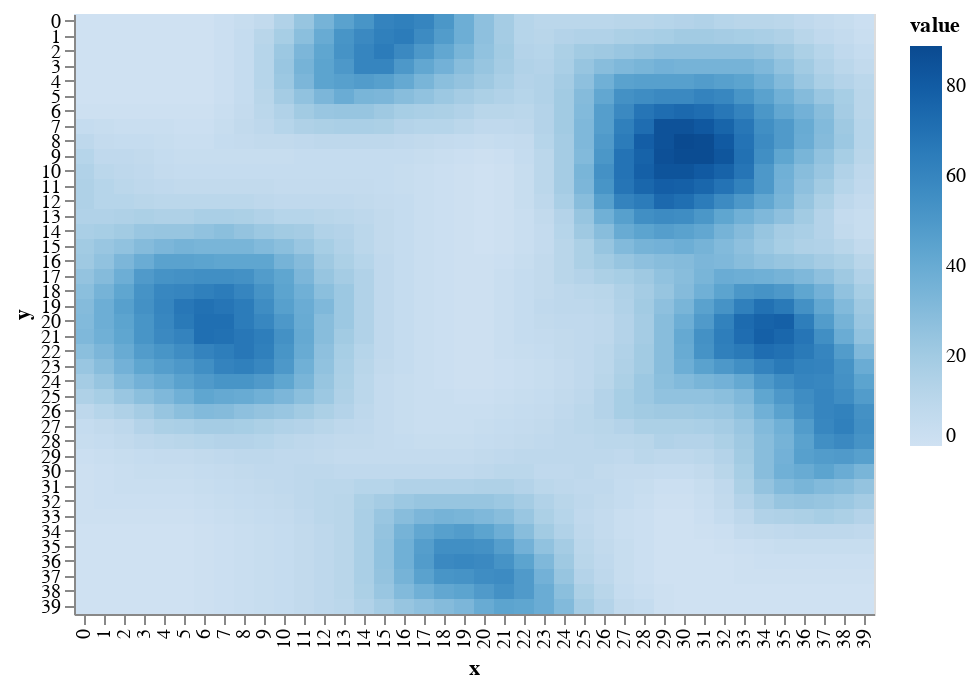

Here is the notebook cell this chart was saved with:
### Code cell
draw.drawRainFall(world.grid_rainfall)

### Figure 1 — Vega-Lite specification as saved in the notebook (floating-point values rounded to 4 significant figures; data arrays with more than 128 entries replaced by an {"elided": "..."} marker saying what was removed)
{"$schema": "https://vega.github.io/schema/vega-lite/v2.6.0.json", "config": {"view": {"height": 300, "width": 400}}, "data": {"name": "data-1b605e42e716be2121c6b903917881ec"}, "datasets": {"data-1b605e42e716be2121c6b903917881ec": {"elided": "1600 records"}}, "encoding": {"color": {"field": "value", "scale": {"scheme": "blues"}, "type": "quantitative"}, "x": {"field": "x", "type": "ordinal"}, "y": {"field": "y", "type": "ordinal"}}, "mark": "rect"}
